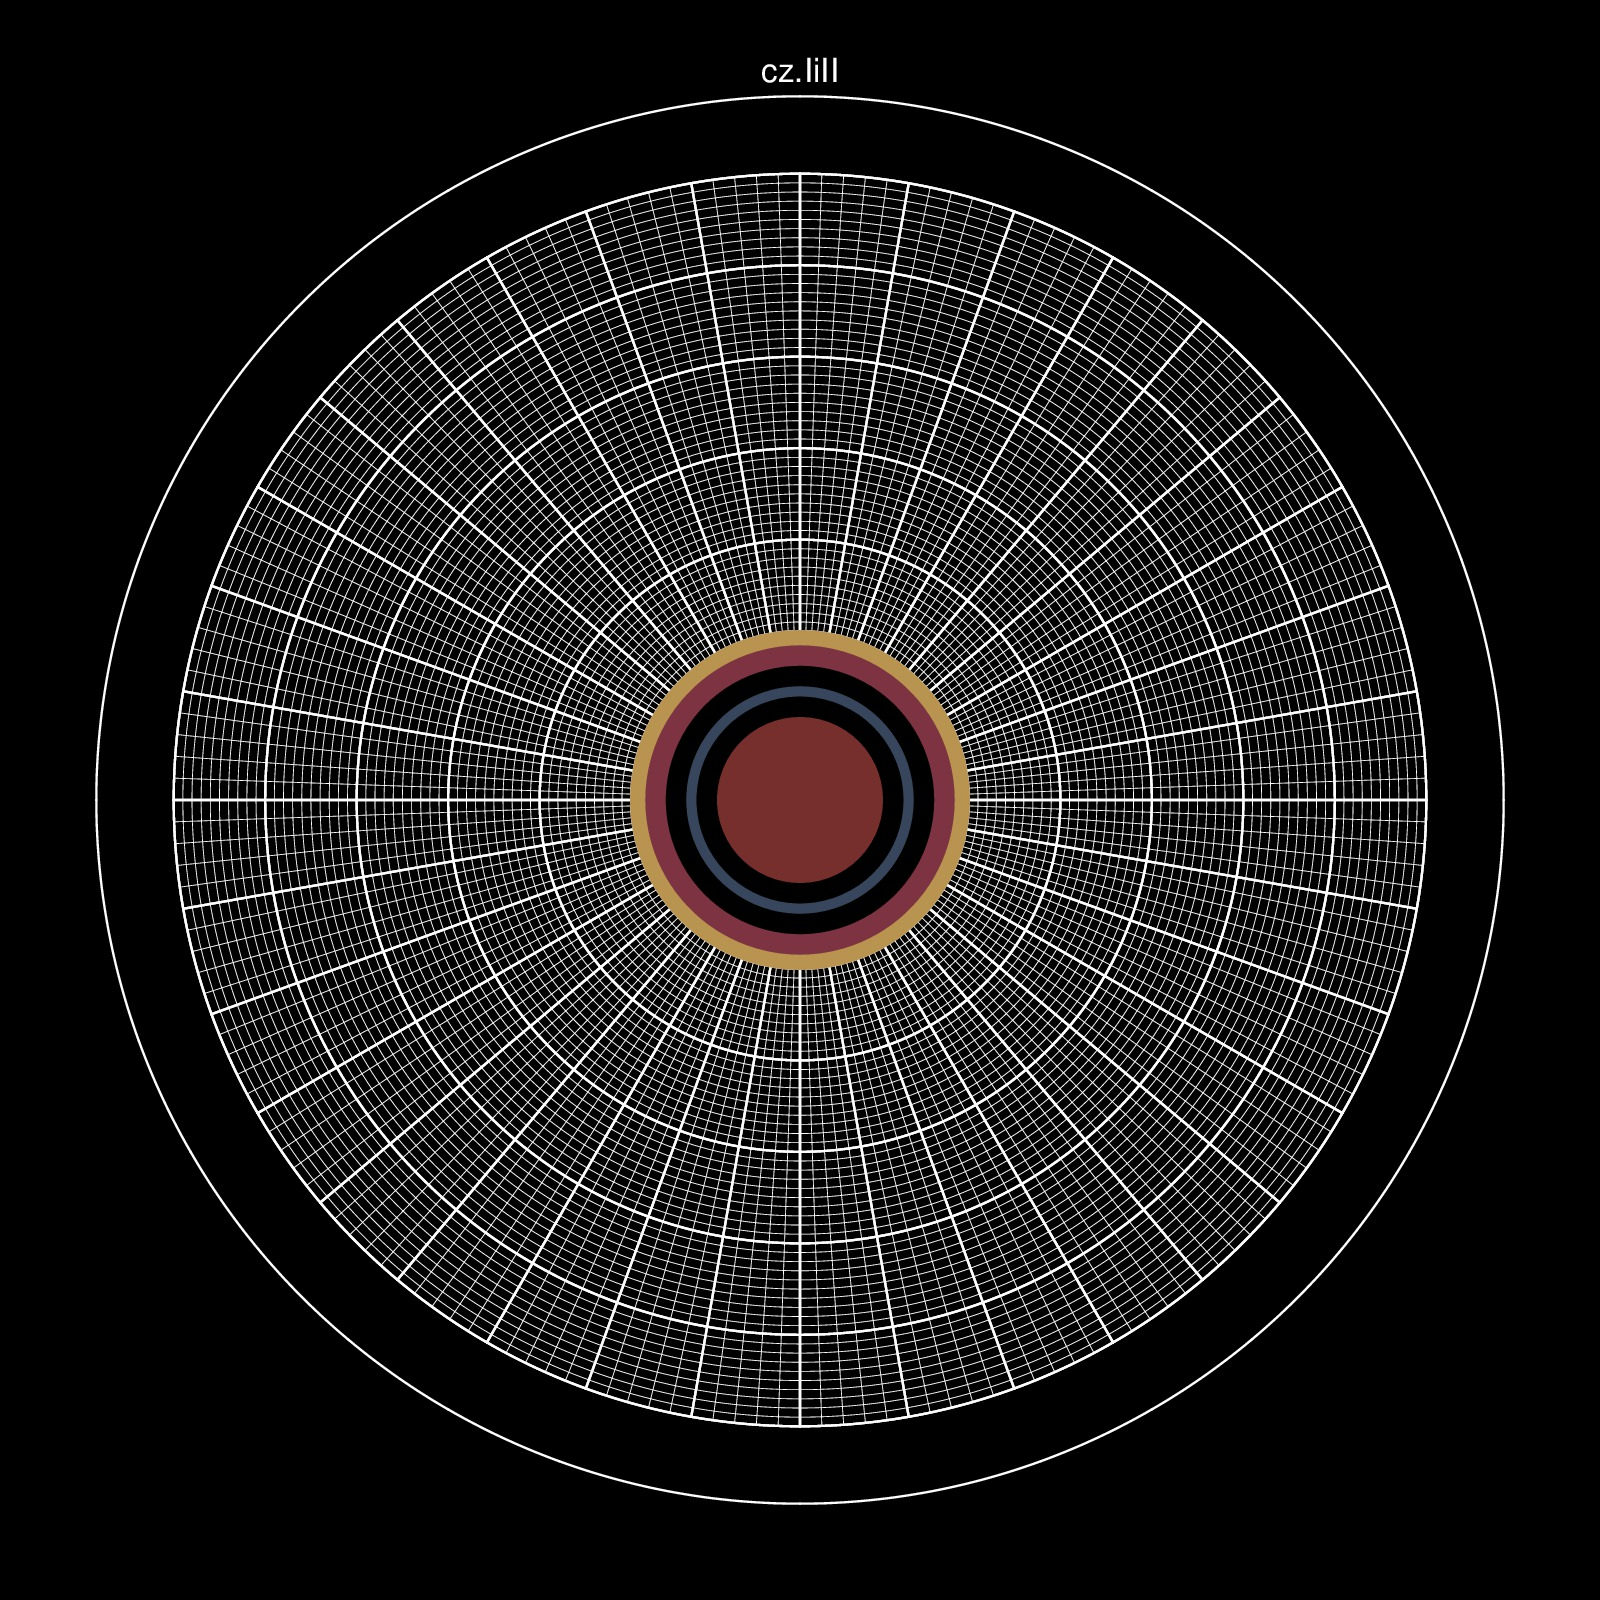

Source code (R):

## Poster from <a href="http://www.imdb.com/title/tt0069293/">Solaris 1972</a>

library(circlize)

par(bg = "black", mar = c(1, 1, 1, 1))

factors = 1:36
circos.par(cell.padding = c(0, 0, 0, 0), track.margin = c(0, 0), gap.degree = 0)
circos.initialize(factors = factors, xlim = c(0, 1))
circos.trackPlotRegion(ylim = c(0, 1), track.height = 0.11, bg.border = NA,
    panel.fun = function(x, y) {
        cell.xlim = get.cell.meta.data("cell.xlim")
        cell.ylim = get.cell.meta.data("cell.ylim")
        circos.lines(cell.xlim, c(cell.ylim[1], cell.ylim[1]), col="#FFFFFF")
        circos.lines(cell.xlim, c(cell.ylim[2], cell.ylim[2]), col="#FFFFFF")
    })

for(i in 1:5) {
    circos.trackPlotRegion(ylim = c(0, 1), track.height = 0.13, bg.border = "#FFFFFF",
        panel.fun = function(x, y) {
            cell.xlim = get.cell.meta.data("cell.xlim")
            cell.ylim = get.cell.meta.data("cell.ylim")
            for(j in 1:4) {
                x = cell.xlim[1] + (cell.xlim[2]-cell.xlim[1])/5*j
                circos.lines(c(x, x), cell.ylim, col = "#FFFFFF", lwd = 0.3)
            }
            for(j in 1:9) {
                y = cell.ylim[1] + (cell.ylim[2]-cell.ylim[1])/10*j
                circos.lines(cell.xlim, c(y, y), col = "#FFFFFF", lwd = 0.3)
            }
        })
}

track.pos = get.cell.meta.data("cell.bottom.radius")
r = c(1.5, 2, 2, 1, 2, 8)
col = c("#B99450", "#7D3342", "black", "#37465D", "black", "#762F2D")

for(i in seq_along(r)) {
    r1 = 1 - sum(r[seq_len(i-1)])/sum(r)
    r2 = 1 - sum(r[seq_len(i)])/sum(r)
    draw.sector(rou1 = track.pos*r1, rou2 = track.pos*r2,col = col[i], border = col[i])
}

text(0, 1.02, "cz.IiII", adj = c(0.5, 0), col = "#FFFFFF")

circos.clear()
